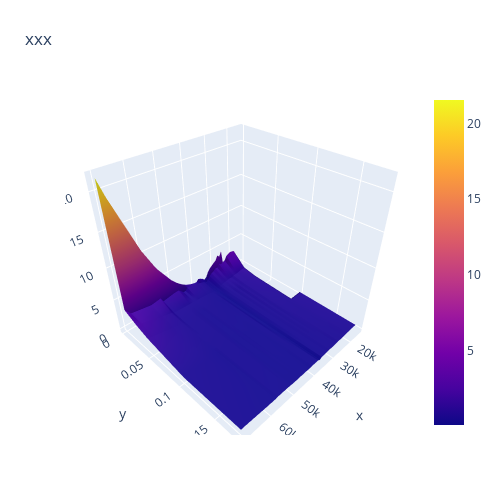

The notebook cell saved with this chart:
### Code cell
new_df = option.df[['K', '_T', 'L_VOL']]
new_df = new_df.pivot(index = '_T',columns='K', values='L_VOL')

new_df=new_df.interpolate(method='spline',order=2,axis=1)
z = new_df
x = list(new_df.columns)
y = list(new_df.index)


fig = go.Figure(data=[go.Surface(z=z, x=x, y=y)])
fig.update_layout(title='xxx', autosize=False,
                  width=500, height=500,
                  margin=dict(l=65, r=50, b=65, t=90))
fig.show()

### Figure 1 — Plotly figure (JSON) as saved in the notebook; plotly's stock layout.template omitted (floating-point values rounded to 4 significant figures; data arrays with more than 128 entries replaced by an {"elided": "..."} marker saying what was removed)
{"data": [{"type": "surface", "x": [15000, 20000, 22000, 24000, 25000, 26000, 27000, 28000, 29000, 30000, 31000, 32000, 33000, 34000, 35000, 36000, 37000, 38000, 39000, 40000, 42000, 44000, 45000, 46000, 48000, 50000, 55000, 56000, 60000, 68000, 70000], "y": [0.00159, 0.00433, 0.02351, 0.04269, 0.1002, 0.1769], "z": {"elided": "6x31 float values"}}], "layout": {"autosize": false, "height": 500, "margin": {"b": 65, "l": 65, "r": 50, "t": 90}, "title": {"text": "xxx"}, "width": 500}}
